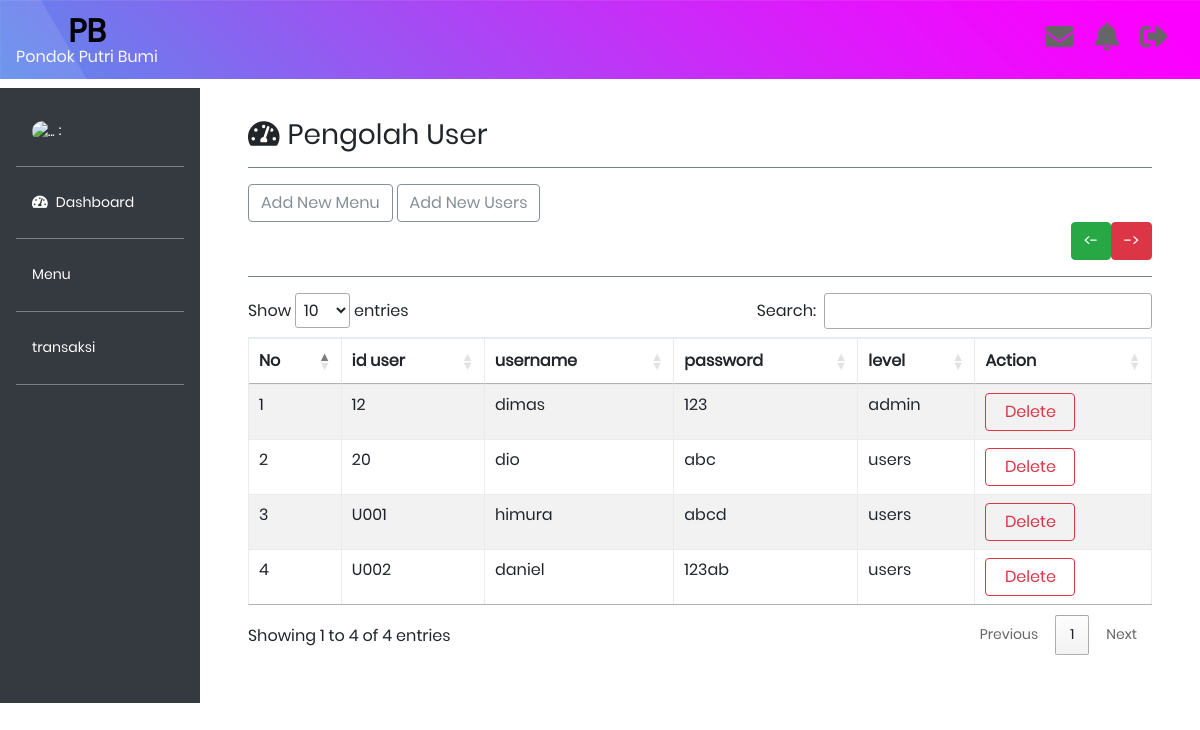
Page /tampil_user.php on the earlier database version.
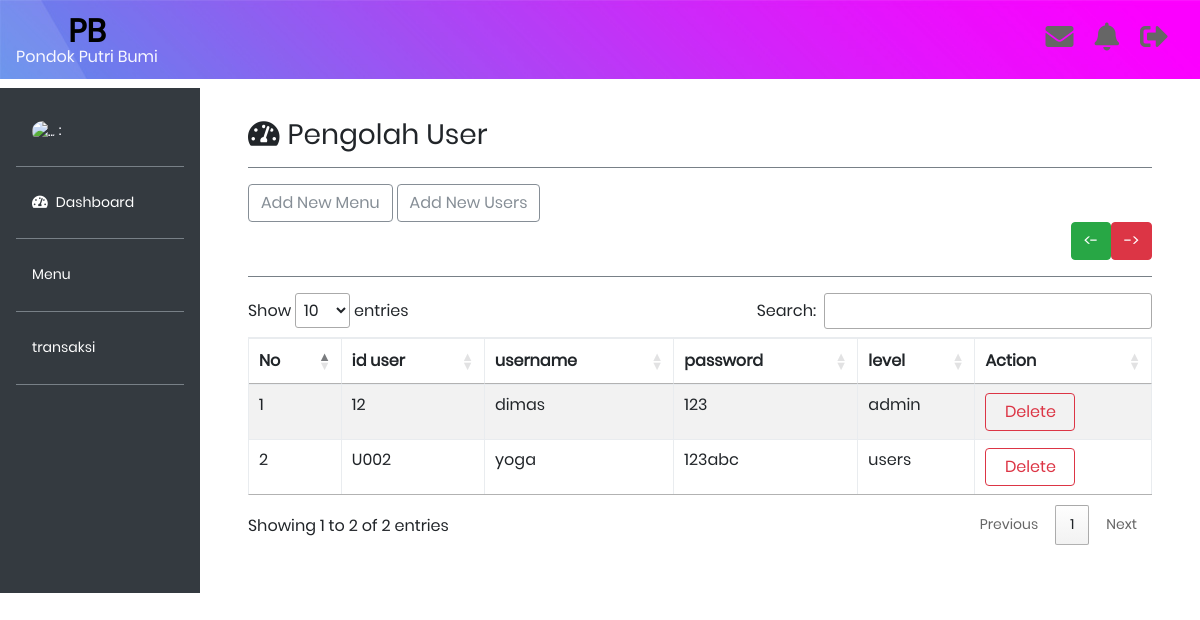
Same page on the later database version.
### tables this page shows
CREATE TABLE `users` (
  `id_user` varchar(250) NOT NULL,
  `username` varchar(250) DEFAULT NULL,
  `password` varchar(250) DEFAULT NULL,
  `level` enum('admin','users') DEFAULT NULL
);

### tampil_user.php (the view, shortened to what the changed rows need)
<?php
include 'database/koneksidb.php';
$query = "SELECT * FROM users";
$call = mysqli_query($conn, $query);
?>
<!doctype html>
<html lang="en">
<head>
    <link rel="stylesheet" href="https://maxcdn.bootstrapcdn.com/bootstrap/4.0.0/css/bootstrap.min.css">
    <link rel="stylesheet" type="text/css" href="admin.css">
    <link rel="stylesheet" type="text/css" href="fontawesome-free/css/all.min.css">
    <link rel="stylesheet" type="text/css" media="screen" href="https://cdnjs.cloudflare.com/ajax/libs/twitter-bootstrap/4.5.2/css/bootstrap.css">
    <link rel="stylesheet" type="text/css" href="https://cdn.datatables.net/1.11.3/css/dataTables.bootstrap4.min.css">
    <link rel="stylesheet" type="text/css" href="https://cdn.datatables.net/1.11.3/css/jquery.dataTables.min.css">
    <link rel="stylesheet" type="text/css" href="vendor/bootstrap/css/bootstrap.min.css">
    <link rel="stylesheet" type="text/css" href="fonts/font-awesome-4.7.0/css/font-awesome.min.css">
    <link rel="stylesheet" type="text/css" href="fonts/iconic/css/material-design-iconic-font.min.css">
    <link rel="stylesheet" type="text/css" href="vendor/animate/animate.css">
    <link rel="stylesheet" type="text/css" href="vendor/css-hamburgers/hamburgers.min.css">
    <link rel="stylesheet" type="text/css" href="vendor/animsition/css/animsition.min.css">
    <link rel="stylesheet" type="text/css" href="vendor/select2/select2.min.css">
    <link rel="stylesheet" type="text/css" href="vendor/daterangepicker/daterangepicker.css">
    <link rel="stylesheet" type="text/css" href="css/util.css">
    <link rel="stylesheet" type="text/css" href="css/main.css">
</head>
<body>
    <nav class="navbar navbar-expand-lg navbar-light bg-warning fixed-top" style="background-image: url('images/bg-01.jpg');">
        <a class="navbar-brand" href="#">
            <div class="txt1 text-center ">
                <h2 style="color: black;"><strong>PB</strong></h2>
            </div>
        </a>
    </nav>
    <div class="row no-gutters mt-5">
        <div class="col-md-2 bg-dark mt-3 pr-3 pt-4">
            <ul class="nav flex-column ml-3 mb-5">
            </ul>
        </div>
        <div class="col-md-10 p-5 pt-2">
            <h3><i class="fas fa-tachometer-alt mr-2"></i>Pengolah User</h3>
            <hr class="bg-secondary">
            <div>
                <a href="addmenu.php" class="btn btn-outline-secondary">Add New Menu</a>
                <span><a href="tambah_user.php" class="btn btn-outline-secondary">Add New Users</a></span>
            </div>
            <div class="d-grid gap-2 d-md-flex justify-content-md-end">
                <span></span>
                <span></span>
            </div>
            <hr class="bg-secondary">
            <table id="example" class="table table-striped table-bordered" style="width:100%">
                <thead>
                    <tr>
                        <th>No</th>
                        <th>id user</th>
                        <th>username</th>
                        <th>password</th>
                        <th>level</th>
                        <th>Action</th>
                    </tr>
                </thead>
                <tbody>
                    <?php $i = 1; ?>
                    <?php while ($tampil = mysqli_fetch_array($call)) { ?>
                        <tr>
                            <td><?php echo $i++; ?></td>
                            <td><?php echo $tampil['id_user']; ?></td>
                            <td><?php echo $tampil['username']; ?> </td>
                            <td><?php echo $tampil['password']; ?> </td>
                            <td><?php echo $tampil['level']; ?> </td>
                            <td>
                                <a href="hapus_user.php?id=<?php echo $tampil['id_user']; ?>" class="btn btn-outline-danger" style="width: 90px;" onclick="return confirm('Are you sure to delete data?')">Delete</a>
                            </td>
                        </tr>
                    <?php } ?>
                </tbody>
            </table>
        </div>
    </div>
</html>

Differences in the rows shown:
removed users: id_user "20", username "dio", password "abc", level "users"
removed users: id_user "U001", username "himura", password "abcd", level "users"
changed users "users": username "daniel" → "yoga"; password "123ab" → "123abc"
Other differences:
text written by a page script: "Show entries Search: Showing 1 to 4 of 4 entries Previous 1 Next" → "Show entries Search: Showing 1 to 2 of 2 entries Previous 1 Next"
